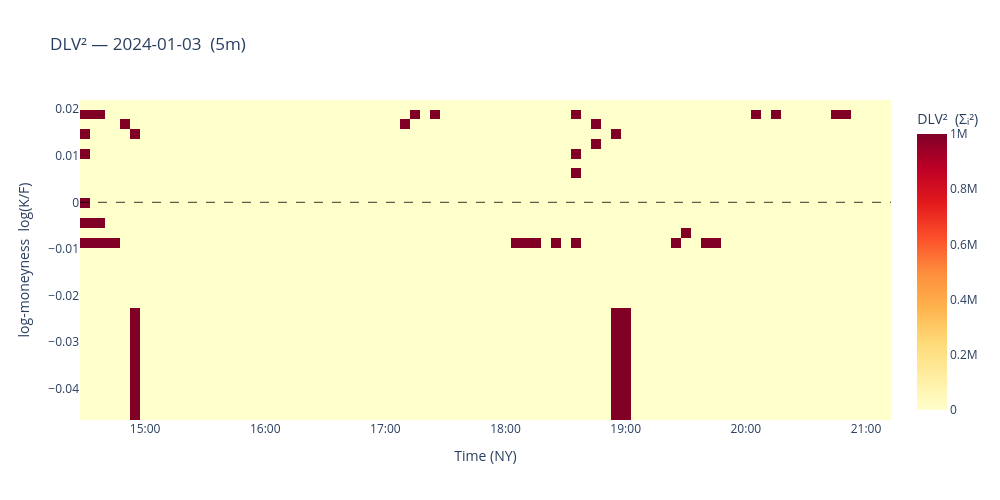

Notebook source saved alongside this figure:
### Code cell
# ── DLV² heatmap (plotly) ────────────────────────────────────────────────

import datetime as _dt

import numpy as np
import plotly.graph_objects as go


def _ts_num(r):
    return r["ts"].timestamp() if hasattr(r["ts"], "timestamp") else float(r["ts"]) / 1e9


if not good:
    fig = go.Figure()
    fig.update_layout(title="DLV² — no data", width=1000, height=500)
else:
    n = len(good)
    mat = np.full((len(interior_lk), n), np.nan)
    ts = np.empty(n, dtype=object)
    for j, r in enumerate(good):
        mat[:, j] = r["dlvsqs"][0]
        ts[j] = _dt.datetime.fromtimestamp(_ts_num(r))  # local tz, mirrors your fmt

    fig = go.Figure(
        go.Heatmap(
            x=ts,
            y=interior_lk,
            z=mat,
            colorscale="YlOrRd",
            colorbar=dict(title="DLV²  (Σᵢ²)"),
            hovertemplate=("t=%{x|%H:%M}<br>log(K/F)=%{y:.4f}<br>DLV²=%{z:.4g}<extra></extra>"),
        )
    )
    fig.add_hline(y=0, line=dict(color="black", width=0.8, dash="dash"))
    fig.update_layout(
        title=f"DLV² — {TRADE_DATE}  ({BATCH_FREQ})",
        xaxis_title="Time (NY)",
        yaxis_title="log-moneyness  log(K/F)",
        width=1000,
        height=500,
    )
    fig.update_xaxes(tickformat="%H:%M")

fig.show()

### Figure 1 — Plotly figure (JSON) as saved in the notebook; plotly's stock layout.template omitted (floating-point values rounded to 4 significant figures; data arrays with more than 128 entries replaced by an {"elided": "..."} marker saying what was removed)
{"data": [{"colorbar": {"title": {"text": "DLV²  (Σᵢ²)"}}, "colorscale": [[0, "rgb(255,255,204)"], [0.125, "rgb(255,237,160)"], [0.25, "rgb(254,217,118)"], [0.375, "rgb(254,178,76)"], [0.5, "rgb(253,141,60)"], [0.625, "rgb(252,78,42)"], [0.75, "rgb(227,26,28)"], [0.875, "rgb(189,0,38)"], [1, "rgb(128,0,38)"]], "hovertemplate": "t=%{x|%H:%M}<br>log(K/F)=%{y:.4f}<br>DLV²=%{z:.4g}<extra></extra>", "type": "heatmap", "x": ["2024-01-03T14:30:00", "2024-01-03T14:35:00", "2024-01-03T14:45:00", "2024-01-03T14:50:00", "2024-01-03T14:55:00", "2024-01-03T15:00:00", "2024-01-03T15:05:00", "2024-01-03T15:10:00", "2024-01-03T15:15:00", "2024-01-03T15:20:00", "2024-01-03T15:25:00", "2024-01-03T15:30:00", "2024-01-03T15:35:00", "2024-01-03T15:40:00", "2024-01-03T15:45:00", "2024-01-03T15:50:00", "2024-01-03T15:55:00", "2024-01-03T16:00:00", "2024-01-03T16:05:00", "2024-01-03T16:10:00", "2024-01-03T16:15:00", "2024-01-03T16:20:00", "2024-01-03T16:25:00", "2024-01-03T16:30:00", "2024-01-03T16:35:00", "2024-01-03T16:40:00", "2024-01-03T16:45:00", "2024-01-03T16:50:00", "2024-01-03T16:55:00", "2024-01-03T17:00:00", "2024-01-03T17:05:00", "2024-01-03T17:10:00", "2024-01-03T17:15:00", "2024-01-03T17:20:00", "2024-01-03T17:25:00", "2024-01-03T17:30:00", "2024-01-03T17:35:00", "2024-01-03T17:40:00", "2024-01-03T17:45:00", "2024-01-03T17:50:00", "2024-01-03T17:55:00", "2024-01-03T18:00:00", "2024-01-03T18:05:00", "2024-01-03T18:10:00", "2024-01-03T18:15:00", "2024-01-03T18:20:00", "2024-01-03T18:25:00", "2024-01-03T18:30:00", "2024-01-03T18:35:00", "2024-01-03T18:40:00", "2024-01-03T18:45:00", "2024-01-03T18:50:00", "2024-01-03T18:55:00", "2024-01-03T19:00:00", "2024-01-03T19:05:00", "2024-01-03T19:10:00", "2024-01-03T19:15:00", "2024-01-03T19:20:00", "2024-01-03T19:25:00", "2024-01-03T19:30:00", "2024-01-03T19:35:00", "2024-01-03T19:40:00", "2024-01-03T19:45:00", "2024-01-03T19:50:00", "2024-01-03T19:55:00", "2024-01-03T20:00:00", "2024-01-03T20:05:00", "2024-01-03T20:10:00", "2024-01-03T20:15:00", "2024-01-03T20:20:00", "2024-01-03T20:25:00", "2024-01-03T20:30:00", "2024-01-03T20:35:00", "2024-01-03T20:40:00", "2024-01-03T20:45:00", "2024-01-03T20:50:00", "2024-01-03T20:55:00", "2024-01-03T21:00:00", "2024-01-03T21:05:00", "2024-01-03T21:10:00"], "y": [-0.03477, -0.01083, -0.008681, -0.006537, -0.004398, -0.002264, -0.0001338, 0.001992, 0.004113, 0.006229, 0.008341, 0.01045, 0.01255, 0.01465, 0.01674, 0.01883, 0.02092], "z": {"elided": "17x80 float values"}}], "layout": {"height": 500, "shapes": [{"line": {"color": "black", "dash": "dash", "width": 0.8}, "type": "line", "x0": 0, "x1": 1, "xref": "x domain", "y0": 0, "y1": 0, "yref": "y"}], "title": {"text": "DLV² — 2024-01-03  (5m)"}, "width": 1000, "xaxis": {"tickformat": "%H:%M", "title": {"text": "Time (NY)"}}, "yaxis": {"title": {"text": "log-moneyness  log(K/F)"}}}}
